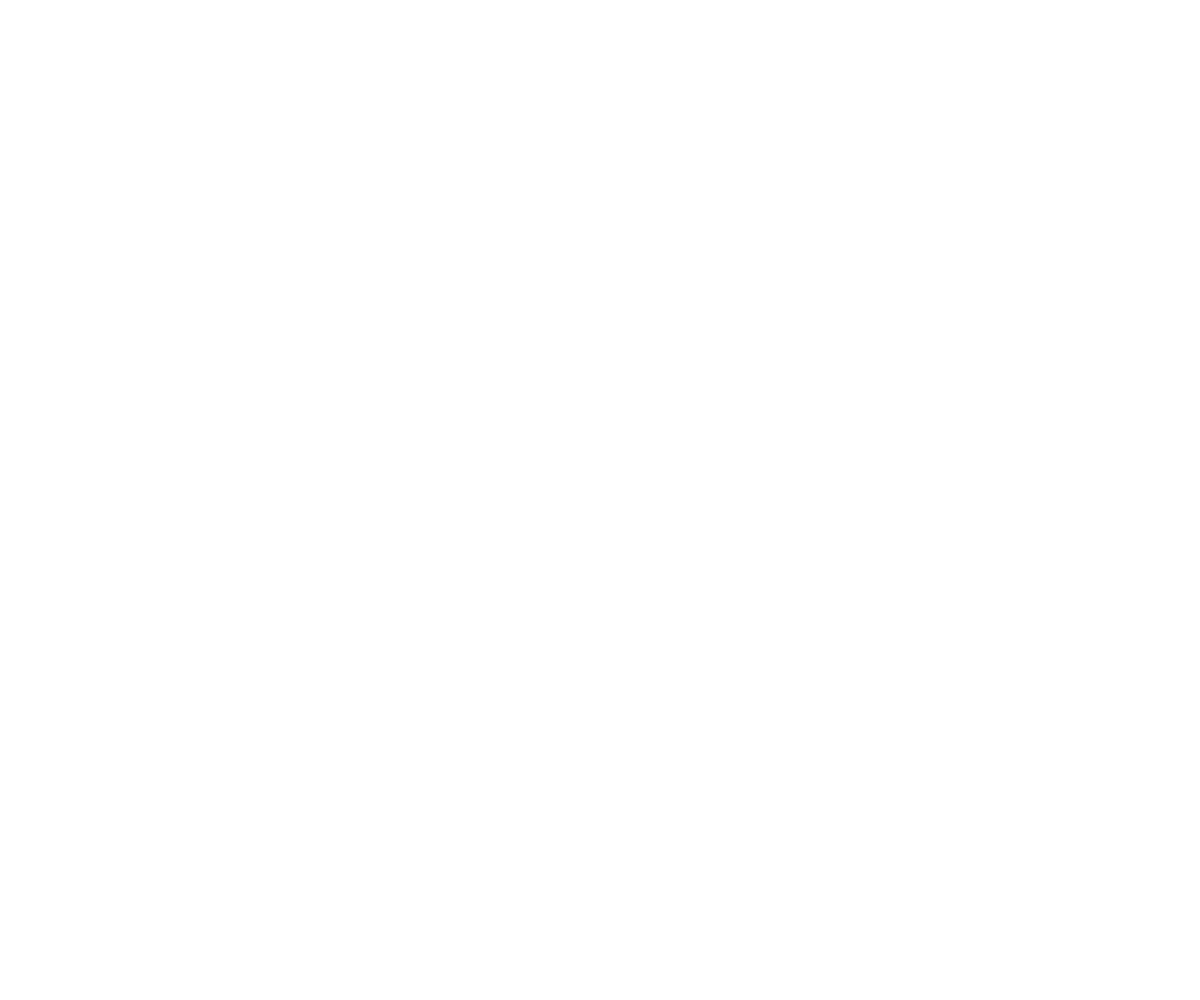
Frame 1 (no input)
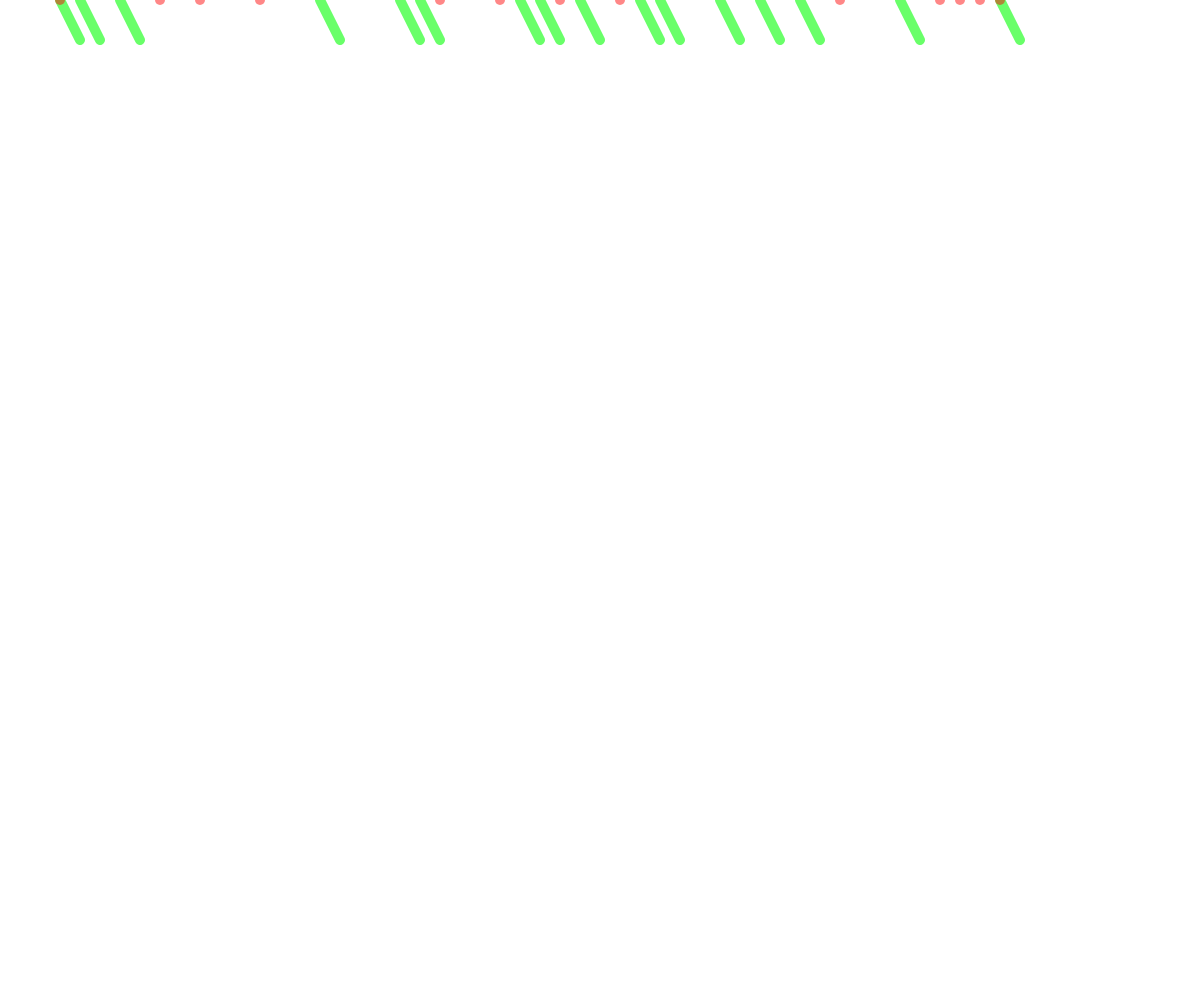
Frame 60 (no input)
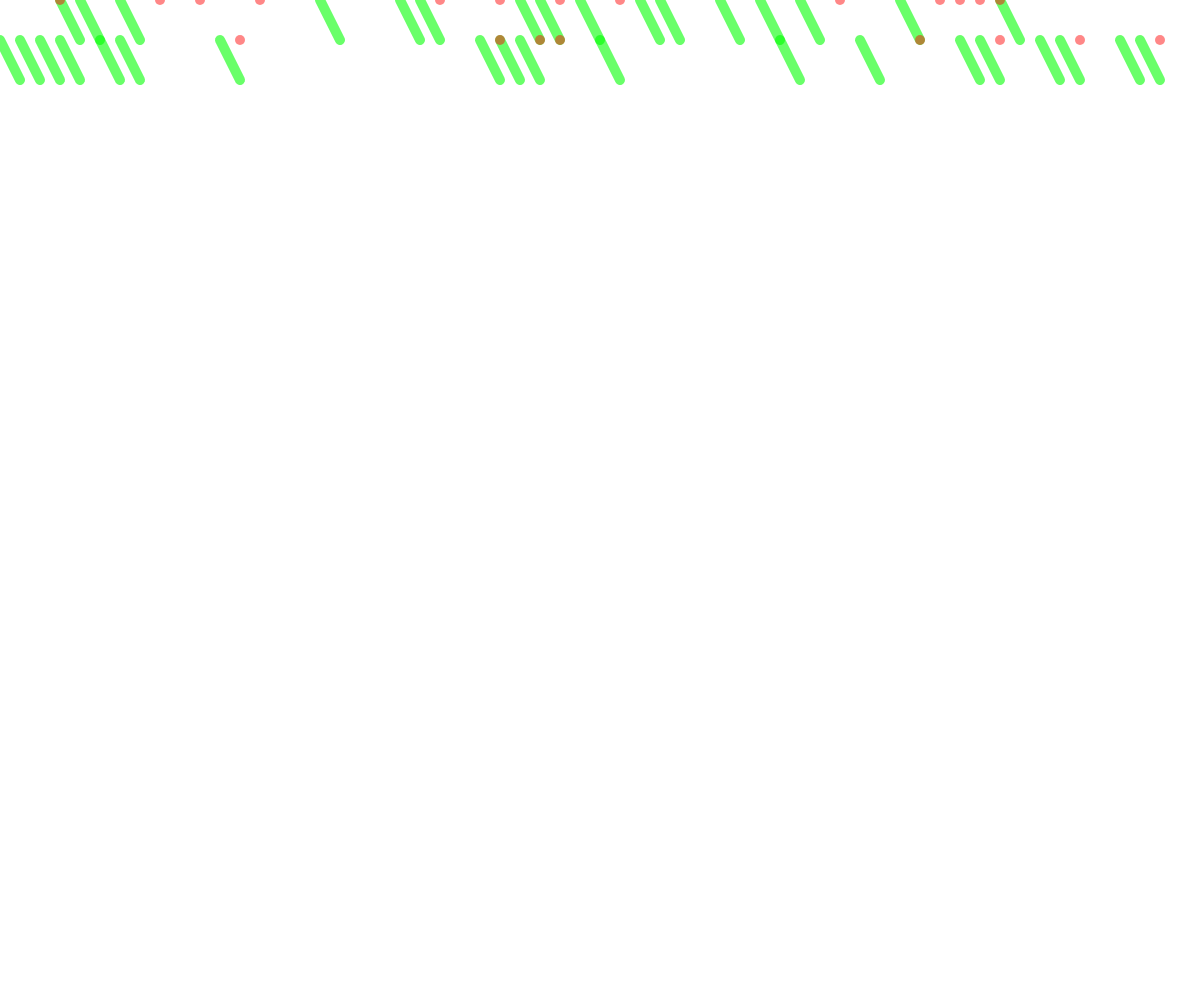
Frame 120 (the mouse pressed at the canvas centre since frame 60)

The p5.js sketch that drew these frames (run headless with seeded random() and noise() and a simulated clock; from frame 60 on, the mouse is pressed at the canvas centre):

// p5.js sketch
// ── sketch.js
let x = 0;
let y = 0;

let x_spacing = 20;
let y_spacing = 40;

function setup() {
  createCanvas(windowWidth, windowHeight);
  background(255, 255, 255);
}

function draw() {
  let num = random(1);
  
  if (num < 0.3) {
    stroke(0, 255, 0, 150);
    strokeWeight(10);
    line(x, y, x + x_spacing, y + y_spacing);
  } 
  else {
    
  }

  let another_num = random(1);
  
  if (another_num < 0.2) {
    noStroke();
    fill(255, 0, 0, 120);
    circle(x, y, 10)
  }

  x = x + x_spacing;
  if (x > width) {
    x = 0;
    y = y + y_spacing;
  }
  
}

// ── script.js




function changeImage(){

document.getElementById("catImages").src = "images/cat3.jpg";

}
